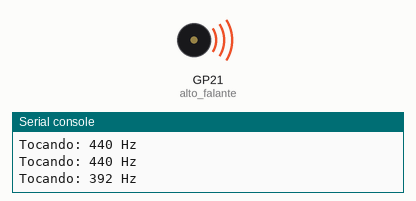
The program below on a simulated Raspberry Pi Pico running MicroPython. Parts: buzzer (waves = sounding), the last lines printed to the serial console.

Above: at 2.0 s.
At 10.28 s:
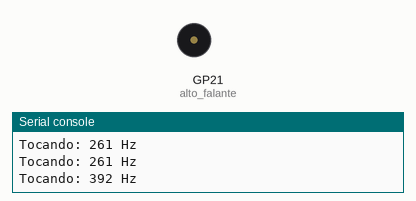
Timing chart, 0 to 10.6 s (numbered marks = the images above):
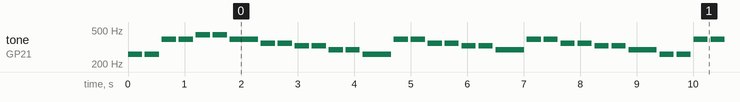

Measured:
- by itself, tone on GP21 (alto_falante): plays 261 Hz for 0.25 s, 261 Hz for 0.25 s, 392 Hz for 0.25 s, 392 Hz for 0.25 s, 440 Hz for 0.25 s, 440 Hz for 0.25 s … (340 notes in this stretch)

The program:

Brilha-Brilha.py
```python
from machine import Pin, PWM
import time

# Conecte o alto-falante ou buzzer passivo ao pino GP4
alto_falante = PWM(Pin(21))


# Frequências das notas musicais
notas = {
'C4': 261,
'D4': 294,
'E4': 329,
'F4': 349,
'G4': 392,
'A4': 440,
'B4': 494,
'C5': 523,
'PAUSA': 0
}

# Música "Brilha, Brilha, Estrelinha"
musica = [
('C4', 1), ('C4', 1), ('G4', 1), ('G4', 1), ('A4', 1), ('A4', 1), ('G4', 2),
('F4', 1), ('F4', 1), ('E4', 1), ('E4', 1), ('D4', 1), ('D4', 1), ('C4', 2),
('G4', 1), ('G4', 1), ('F4', 1), ('F4', 1), ('E4', 1), ('E4', 1), ('D4', 2),
('G4', 1), ('G4', 1), ('F4', 1), ('F4', 1), ('E4', 1), ('E4', 1), ('D4', 2),
('C4', 1), ('C4', 1), ('G4', 1), ('G4', 1), ('A4', 1), ('A4', 1), ('G4', 2),
('F4', 1), ('F4', 1), ('E4', 1), ('E4', 1), ('D4', 1), ('D4', 1), ('C4', 2),
]

def tocar_musica():
    for nota, duracao in musica:
        freq = notas[nota]
        alto_falante.freq(freq)
        alto_falante.duty_u16(32768 if freq > 0 else 0)
        print("Tocando:", freq, "Hz")
        time.sleep_ms(250 * duracao)
        alto_falante.duty_u16(0)
        time.sleep_ms(50)

while True:
    tocar_musica()
    time.sleep(2)
```
